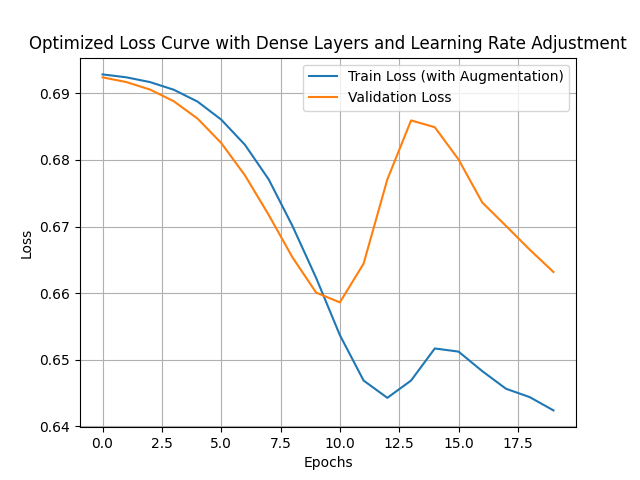

Generate this figure with Python:
import os
import numpy as np
import matplotlib.pyplot as plt
from tensorflow.keras.preprocessing.image import load_img, img_to_array, ImageDataGenerator
from tensorflow.keras.models import Sequential
from tensorflow.keras.layers import Dense, Conv2D, MaxPooling2D, UpSampling2D, Flatten, Reshape
from tensorflow.keras.optimizers import Adam
from tensorflow.keras.callbacks import ReduceLROnPlateau

# 1. Bilder laden und vorverarbeiten
def load_images(image_folder):
    images = []
    for file_name in os.listdir(image_folder):
        if file_name.endswith('.jpg'):  # Auf '.jpg' prüfen
            image = load_img(os.path.join(image_folder, file_name), target_size=(256, 256), color_mode='grayscale')
            image = img_to_array(image)
            images.append(image)
    images = np.array(images, dtype='float32') / 255.0  # Normalisierung
    return images

# Pfade zu den Ordnern
train_image_folder = 'C:\\Users\\dokov\\Documents\\Uni\\HiWi\\Keytool\\bilder256'  # Trainingsdaten
val_image_folder = 'C:\\Users\\dokov\\Documents\\Uni\\HiWi\\Keytool\\val'  # Validierungsdaten

# Trainings- und Validierungsbilder laden
x_train = load_images(train_image_folder)
x_val = load_images(val_image_folder)

# 2. Datenaugmentation einrichten (leicht angepasst)
datagen = ImageDataGenerator(
    rotation_range=10,  # Leicht reduzierte Rotation
    width_shift_range=0.1,  # Leicht reduzierte Verschiebung
    height_shift_range=0.1,  # Leicht reduzierte Verschiebung
    shear_range=0.1,  # Leicht reduzierte Verzerrung
    zoom_range=0.1,  # Leicht reduzierter Zoom
    horizontal_flip=True,  # Horizontales Spiegeln bleibt gleich
    fill_mode='nearest'
)

# 3. Encoder-Decoder-Modell definieren mit angepassten Dense Layers
def create_autoencoder(input_shape=(256, 256, 1)):
    model = Sequential()
    
    # Encoder
    model.add(Conv2D(32, kernel_size=(3, 3), activation='relu', padding='same', input_shape=input_shape))
    model.add(MaxPooling2D(pool_size=(2, 2), padding='same'))
    model.add(Conv2D(64, kernel_size=(3, 3), activation='relu', padding='same'))
    model.add(MaxPooling2D(pool_size=(2, 2), padding='same'))
    model.add(Conv2D(128, kernel_size=(3, 3), activation='relu', padding='same'))
    model.add(MaxPooling2D(pool_size=(2, 2), padding='same'))
    
    # Flattening before Dense Layers
    model.add(Flatten())
    model.add(Dense(1024, activation='relu'))  # Dense Layer mit 1024 Neuronen
    model.add(Dense(131072, activation='relu'))  # Dense Layer mit 131072 Neuronen

    # Reshape zurück zu Feature Maps für den Decoder
    model.add(Reshape((32, 32, 128)))  # Formt die Daten in eine Form zurück, die für Conv2D-Schichten geeignet ist

    # Decoder
    model.add(Conv2D(128, kernel_size=(3, 3), activation='relu', padding='same'))
    model.add(UpSampling2D((2, 2)))
    model.add(Conv2D(64, kernel_size=(3, 3), activation='relu', padding='same'))
    model.add(UpSampling2D((2, 2)))
    model.add(Conv2D(32, kernel_size=(3, 3), activation='relu', padding='same'))
    model.add(UpSampling2D((2, 2)))
    model.add(Conv2D(1, kernel_size=(3, 3), activation='sigmoid', padding='same'))
    
    model.compile(optimizer=Adam(learning_rate=0.00005), loss='binary_crossentropy')
    return model

# Autoencoder-Modell erstellen
autoencoder = create_autoencoder()

# Lernraten-Scheduler hinzufügen
lr_scheduler = ReduceLROnPlateau(monitor='val_loss', factor=0.5, patience=3, verbose=1)

# 4. Modell trainieren mit augmentierten Daten und Loss-Kurve darstellen
history = autoencoder.fit(
    datagen.flow(x_train, x_train, batch_size=64),  # Erhöhte Batchgröße auf 64
    steps_per_epoch=len(x_train) // 64,
    epochs=20,
    validation_data=(x_val, x_val),  # Validierungsdaten werden nicht augmentiert
    callbacks=[lr_scheduler],  # Lernraten-Scheduler hinzufügen
    verbose=1
)

plt.plot(history.history['loss'], label='Train Loss (with Augmentation)')
plt.plot(history.history['val_loss'], label='Validation Loss')
plt.title('Optimized Loss Curve with Dense Layers and Learning Rate Adjustment')
plt.xlabel('Epochs')
plt.ylabel('Loss')
plt.legend()
plt.grid(True)
plt.show()

# 5. Modellbewertung
test_loss = autoencoder.evaluate(x_val, x_val)  # Testen mit Validierungsdaten
print(f'Test Loss: {test_loss}')
